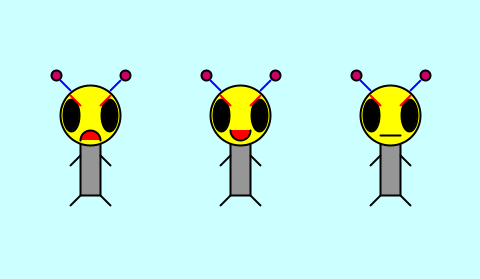
Frame 1 (no input)
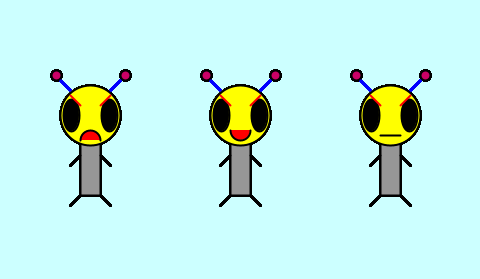
Frame 60 (the mouse pressed at the canvas centre just before this capture)
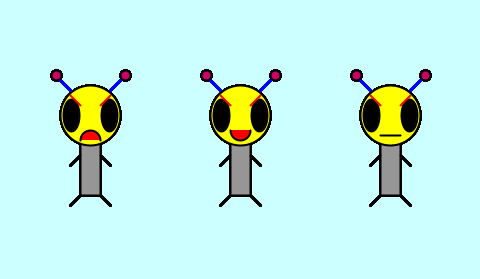
Frame 120 (the mouse held since frame 60 and released just before this capture)

The Processing sketch that drew these frames (run headless with seeded random() and noise(); from frame 60 on, the mouse is pressed at the canvas centre):

// Processing sketch: Bee
// ── Bee.pde
void setup()
{
  size(480,279);
  background(204,255,255);
}

void draw()
{
  pushMatrix(); 
  ellipseMode(CENTER); //make ellipses be in the center
  rectMode(CENTER); // make rectangle be in the center
  strokeWeight(2); //thicker line
  stroke(0); // line color is black
  fill(150); //color grey
  rect(240,145,20,100); //body
  
  fill(204,0,102);      
  ellipse(206,75,10,10);    //attena balls
  ellipse(275,75,10,10);
  
  fill(255,255,0);
  ellipse(240,115,60,60);   //head
  
  fill(0);
  ellipse(221,115,16,32);  //eyes
  ellipse(259,115,16,32);
  
  stroke(0);
  line(230,195,220,205);  //legs
  line(250,195,260,205);
  
  fill(255,0,0); //mouth
  arc(240,130,20,20,radians(0),radians(180)); //draw arc
  
  pushMatrix();
  translate(0,-100); //translation to the top
  stroke(255,0,0);
  line(220,195,230,205); //hands
  line(260,195,250,205);
  popMatrix();
  
  pushMatrix();
  translate(-10,-115);
  stroke(0,0,255);
  line(220,195,230,205); //atena left
  popMatrix();
  
  pushMatrix();
  translate(10,-115);
  stroke(0,0,255);
  line(260,195,250,205); //atena right
  popMatrix();
  
  pushMatrix();
  translate(0,-40);
  stroke(0);
  line(230,195,220,205); //eye brows
  line(250,195,260,205);
  popMatrix();
  
  popMatrix(); //finish first figure
  
  pushMatrix();
  translate(-150,0);
  ellipseMode(CENTER);
  rectMode(CENTER);
  strokeWeight(2);
  stroke(0);
  fill(150);
  rect(240,145,20,100);
  
  fill(255,255,0);
  ellipse(240,115,60,60);
  
  fill(204,0,102);
  ellipse(206,75,10,10);
  ellipse(275,75,10,10);
  
  
  fill(0);
  ellipse(221,115,16,32);
  ellipse(259,115,16,32);
  
  stroke(0);
  line(230,195,220,205);
  line(250,195,260,205);
  fill(255,0,0);
  arc(240,140,20,20,radians(180),radians(360));
  
  pushMatrix();
  translate(0,-100);
  stroke(255,0,0);
  line(220,195,230,205);
  line(260,195,250,205);
  popMatrix();
  
  pushMatrix();
  translate(-10,-115);
  stroke(0,0,255);
  line(220,195,230,205);
  popMatrix();
  
  pushMatrix();
  translate(10,-115);
  stroke(0,0,255);
  line(260,195,250,205);
  popMatrix();
  
  pushMatrix();
  translate(0,-40);
  stroke(0);
  line(230,195,220,205);
  line(250,195,260,205);
  popMatrix();
  
  popMatrix();//finish second figure
 
 pushMatrix();
  translate(150,0);
  ellipseMode(CENTER);
  rectMode(CENTER);
  strokeWeight(2);
  stroke(0);
  fill(150);
  rect(240,145,20,100);
  
  fill(255,255,0);
  ellipse(240,115,60,60);
  
  fill(204,0,102);
  ellipse(206,75,10,10);
  ellipse(275,75,10,10);
  
  fill(0);
  ellipse(221,115,16,32);
  ellipse(259,115,16,32);
  
  stroke(0);
  line(230,195,220,205);
  line(250,195,260,205);
  line(230,135,250,135);
  
  pushMatrix();
  translate(0,-100);
  stroke(255,0,0);
  line(220,195,230,205);
  line(260,195,250,205);
  popMatrix();
  
  pushMatrix();
  translate(-10,-115);
  stroke(0,0,255);
  line(220,195,230,205);
  popMatrix();
  
  pushMatrix();
  translate(10,-115);
  stroke(0,0,255);
  line(260,195,250,205);
  popMatrix();
  
  pushMatrix();
  translate(0,-40);
  stroke(0);
  line(230,195,220,205);
  line(250,195,260,205);
  popMatrix();
  
  popMatrix(); //finish last figure
  
}

void mousePressed()
{
  save("alien.jpg");
}
